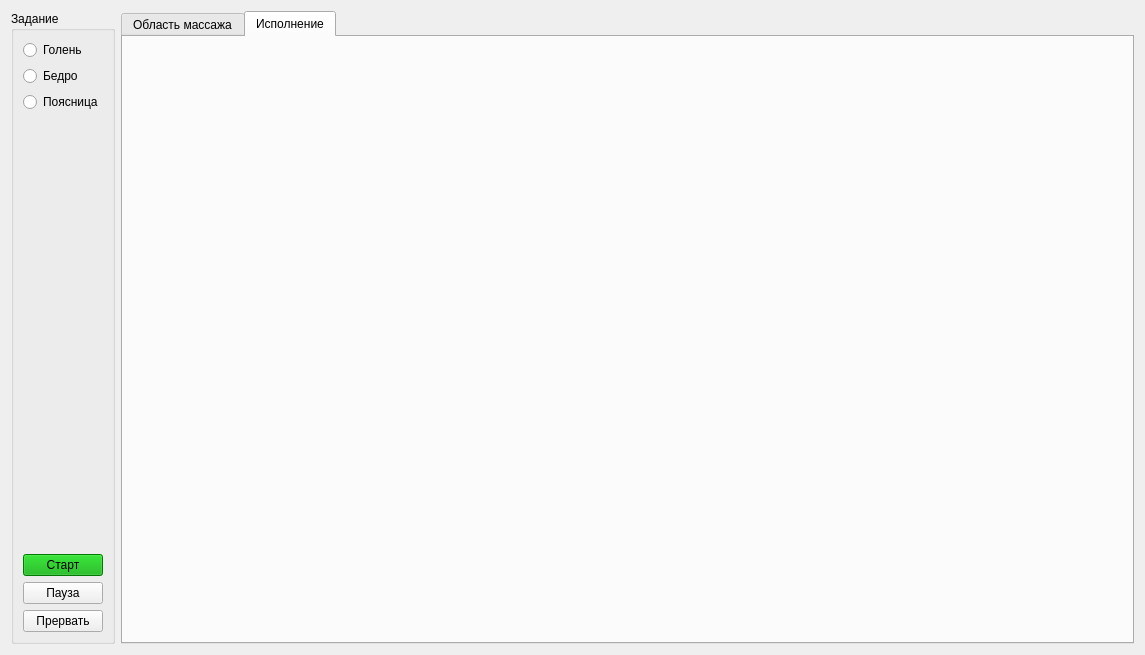
<?xml version="1.0" encoding="UTF-8"?>
<ui version="4.0">
 <class>Widget</class>
 <widget class="QWidget" name="Widget">
  <property name="geometry">
   <rect>
    <x>0</x>
    <y>0</y>
    <width>1145</width>
    <height>655</height>
   </rect>
  </property>
  <property name="windowTitle">
   <string>Widget</string>
  </property>
  <layout class="QGridLayout" name="gridLayout_2">
   <item row="0" column="0">
    <widget class="QGroupBox" name="groupBox">
     <property name="title">
      <string>Задание</string>
     </property>
     <layout class="QGridLayout" name="gridLayout">
      <item row="0" column="0">
       <widget class="QRadioButton" name="radioButton">
        <property name="text">
         <string>Голень</string>
        </property>
       </widget>
      </item>
      <item row="1" column="0">
       <widget class="QRadioButton" name="radioButton_2">
        <property name="text">
         <string>Бедро</string>
        </property>
       </widget>
      </item>
      <item row="2" column="0">
       <widget class="QRadioButton" name="radioButton_3">
        <property name="text">
         <string>Поясница</string>
        </property>
       </widget>
      </item>
      <item row="3" column="0">
       <spacer name="verticalSpacer">
        <property name="orientation">
         <enum>Qt::Vertical</enum>
        </property>
        <property name="sizeHint" stdset="0">
         <size>
          <width>20</width>
          <height>404</height>
         </size>
        </property>
       </spacer>
      </item>
      <item row="4" column="0">
       <widget class="QPushButton" name="pushButton_2">
        <property name="styleSheet">
         <string notr="true">background-color: rgb(0, 170, 0);</string>
        </property>
        <property name="text">
         <string>Старт</string>
        </property>
       </widget>
      </item>
      <item row="5" column="0">
       <widget class="QPushButton" name="pushButton">
        <property name="text">
         <string>Пауза</string>
        </property>
       </widget>
      </item>
      <item row="6" column="0">
       <widget class="QPushButton" name="pushButton_3">
        <property name="text">
         <string>Прервать</string>
        </property>
       </widget>
      </item>
     </layout>
    </widget>
   </item>
   <item row="0" column="1">
    <widget class="QTabWidget" name="tabWidget">
     <property name="currentIndex">
      <number>1</number>
     </property>
     <widget class="QWidget" name="tab_1">
      <attribute name="title">
       <string>Область массажа</string>
      </attribute>
     </widget>
     <widget class="QWidget" name="tab_2">
      <attribute name="title">
       <string>Исполнение</string>
      </attribute>
     </widget>
    </widget>
   </item>
  </layout>
 </widget>
 <resources/>
 <connections/>
</ui>
